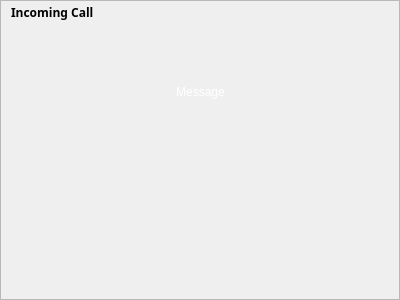
<ui version="4.0" >
 <author></author>
 <comment></comment>
 <exportmacro></exportmacro>
 <class>CallToaster</class>
 <widget class="QWidget" name="CallToaster" >
  <property name="geometry" >
   <rect>
    <x>0</x>
    <y>0</y>
    <width>400</width>
    <height>300</height>
   </rect>
  </property>
  <layout class="QGridLayout" >
   <property name="margin" >
    <number>0</number>
   </property>
   <property name="spacing" >
    <number>0</number>
   </property>
   <item row="0" column="0" >
    <widget class="QFrame" name="windowFrame" >
     <property name="frameShape" >
      <enum>QFrame::StyledPanel</enum>
     </property>
     <property name="frameShadow" >
      <enum>QFrame::Raised</enum>
     </property>
     <layout class="QGridLayout" >
      <property name="margin" >
       <number>0</number>
      </property>
      <property name="spacing" >
       <number>0</number>
      </property>
      <item row="2" column="0" >
       <layout class="QGridLayout" >
        <property name="margin" >
         <number>6</number>
        </property>
        <property name="spacing" >
         <number>0</number>
        </property>
        <item row="0" column="0" >
         <spacer>
          <property name="orientation" >
           <enum>Qt::Horizontal</enum>
          </property>
          <property name="sizeHint" >
           <size>
            <width>40</width>
            <height>20</height>
           </size>
          </property>
         </spacer>
        </item>
        <item row="0" column="3" >
         <widget class="WengoStyleLabel" name="pickUpButton" >
          <property name="frameShape" >
           <enum>QFrame::NoFrame</enum>
          </property>
          <property name="pixmap" >
           <pixmap resource="../../../../resources/wengophone.qrc" >:/pics/toaster/pickup.png</pixmap>
          </property>
         </widget>
        </item>
        <item row="0" column="2" >
         <widget class="WengoStyleLabel" name="hangUpButton" >
          <property name="frameShape" >
           <enum>QFrame::NoFrame</enum>
          </property>
          <property name="pixmap" >
           <pixmap resource="../../../../resources/wengophone.qrc" >:/pics/toaster/hangup.png</pixmap>
          </property>
         </widget>
        </item>
        <item row="0" column="1" >
         <widget class="QLabel" name="pixmapLabel" >
          <property name="alignment" >
           <set>Qt::AlignCenter</set>
          </property>
         </widget>
        </item>
        <item row="0" column="4" >
         <spacer>
          <property name="orientation" >
           <enum>Qt::Horizontal</enum>
          </property>
          <property name="sizeHint" >
           <size>
            <width>40</width>
            <height>20</height>
           </size>
          </property>
         </spacer>
        </item>
       </layout>
      </item>
      <item row="0" column="0" >
       <layout class="QHBoxLayout" >
        <property name="margin" >
         <number>0</number>
        </property>
        <property name="spacing" >
         <number>0</number>
        </property>
        <item>
         <widget class="QLabel" name="titleLabel" >
          <property name="font" >
           <font>
            <family>Sans Serif</family>
            <pointsize>9</pointsize>
            <weight>75</weight>
            <italic>false</italic>
            <bold>true</bold>
            <underline>false</underline>
            <strikeout>false</strikeout>
           </font>
          </property>
          <property name="text" >
           <string>Incoming Call</string>
          </property>
          <property name="indent" >
           <number>10</number>
          </property>
         </widget>
        </item>
        <item>
         <spacer>
          <property name="orientation" >
           <enum>Qt::Horizontal</enum>
          </property>
          <property name="sizeHint" >
           <size>
            <width>40</width>
            <height>20</height>
           </size>
          </property>
         </spacer>
        </item>
        <item>
         <widget class="QToolButton" name="closeButton" >
          <property name="sizePolicy" >
           <sizepolicy>
            <hsizetype>0</hsizetype>
            <vsizetype>0</vsizetype>
            <horstretch>0</horstretch>
            <verstretch>0</verstretch>
           </sizepolicy>
          </property>
          <property name="minimumSize" >
           <size>
            <width>22</width>
            <height>22</height>
           </size>
          </property>
          <property name="maximumSize" >
           <size>
            <width>22</width>
            <height>22</height>
           </size>
          </property>
          <property name="icon" >
           <iconset resource="../../../../resources/wengophone.qrc" >:/pics/close_normal.png</iconset>
          </property>
          <property name="autoRaise" >
           <bool>true</bool>
          </property>
         </widget>
        </item>
       </layout>
      </item>
      <item row="1" column="0" >
       <layout class="QGridLayout" >
        <property name="margin" >
         <number>0</number>
        </property>
        <property name="spacing" >
         <number>0</number>
        </property>
        <item row="0" column="2" >
         <spacer>
          <property name="orientation" >
           <enum>Qt::Horizontal</enum>
          </property>
          <property name="sizeHint" >
           <size>
            <width>40</width>
            <height>20</height>
           </size>
          </property>
         </spacer>
        </item>
        <item row="0" column="0" >
         <spacer>
          <property name="orientation" >
           <enum>Qt::Horizontal</enum>
          </property>
          <property name="sizeHint" >
           <size>
            <width>40</width>
            <height>20</height>
           </size>
          </property>
         </spacer>
        </item>
        <item row="0" column="1" >
         <widget class="QLabel" name="messageLabel" >
          <property name="palette" >
           <palette>
            <active>
             <color>
              <red>255</red>
              <green>255</green>
              <blue>255</blue>
             </color>
             <color>
              <red>212</red>
              <green>208</green>
              <blue>200</blue>
             </color>
             <color>
              <red>255</red>
              <green>255</green>
              <blue>255</blue>
             </color>
             <color>
              <red>234</red>
              <green>229</green>
              <blue>220</blue>
             </color>
             <color>
              <red>128</red>
              <green>128</green>
              <blue>128</blue>
             </color>
             <color>
              <red>141</red>
              <green>139</green>
              <blue>133</blue>
             </color>
             <color>
              <red>0</red>
              <green>0</green>
              <blue>0</blue>
             </color>
             <color>
              <red>255</red>
              <green>255</green>
              <blue>255</blue>
             </color>
             <color>
              <red>0</red>
              <green>0</green>
              <blue>0</blue>
             </color>
             <color>
              <red>255</red>
              <green>255</green>
              <blue>255</blue>
             </color>
             <color>
              <red>212</red>
              <green>208</green>
              <blue>200</blue>
             </color>
             <color>
              <red>64</red>
              <green>64</green>
              <blue>64</blue>
             </color>
             <color>
              <red>10</red>
              <green>36</green>
              <blue>106</blue>
             </color>
             <color>
              <red>255</red>
              <green>255</green>
              <blue>255</blue>
             </color>
             <color>
              <red>0</red>
              <green>0</green>
              <blue>255</blue>
             </color>
             <color>
              <red>255</red>
              <green>0</green>
              <blue>255</blue>
             </color>
             <color>
              <red>232</red>
              <green>232</green>
              <blue>232</blue>
             </color>
            </active>
            <inactive>
             <color>
              <red>255</red>
              <green>255</green>
              <blue>255</blue>
             </color>
             <color>
              <red>212</red>
              <green>208</green>
              <blue>200</blue>
             </color>
             <color>
              <red>255</red>
              <green>255</green>
              <blue>255</blue>
             </color>
             <color>
              <red>234</red>
              <green>229</green>
              <blue>220</blue>
             </color>
             <color>
              <red>128</red>
              <green>128</green>
              <blue>128</blue>
             </color>
             <color>
              <red>141</red>
              <green>139</green>
              <blue>133</blue>
             </color>
             <color>
              <red>0</red>
              <green>0</green>
              <blue>0</blue>
             </color>
             <color>
              <red>255</red>
              <green>255</green>
              <blue>255</blue>
             </color>
             <color>
              <red>0</red>
              <green>0</green>
              <blue>0</blue>
             </color>
             <color>
              <red>255</red>
              <green>255</green>
              <blue>255</blue>
             </color>
             <color>
              <red>212</red>
              <green>208</green>
              <blue>200</blue>
             </color>
             <color>
              <red>64</red>
              <green>64</green>
              <blue>64</blue>
             </color>
             <color>
              <red>212</red>
              <green>208</green>
              <blue>200</blue>
             </color>
             <color>
              <red>0</red>
              <green>0</green>
              <blue>0</blue>
             </color>
             <color>
              <red>0</red>
              <green>0</green>
              <blue>255</blue>
             </color>
             <color>
              <red>255</red>
              <green>0</green>
              <blue>255</blue>
             </color>
             <color>
              <red>232</red>
              <green>232</green>
              <blue>232</blue>
             </color>
            </inactive>
            <disabled>
             <color>
              <red>106</red>
              <green>104</green>
              <blue>100</blue>
             </color>
             <color>
              <red>212</red>
              <green>208</green>
              <blue>200</blue>
             </color>
             <color>
              <red>255</red>
              <green>255</green>
              <blue>255</blue>
             </color>
             <color>
              <red>233</red>
              <green>231</green>
              <blue>227</blue>
             </color>
             <color>
              <red>128</red>
              <green>128</green>
              <blue>128</blue>
             </color>
             <color>
              <red>141</red>
              <green>139</green>
              <blue>133</blue>
             </color>
             <color>
              <red>106</red>
              <green>104</green>
              <blue>100</blue>
             </color>
             <color>
              <red>255</red>
              <green>255</green>
              <blue>255</blue>
             </color>
             <color>
              <red>106</red>
              <green>104</green>
              <blue>100</blue>
             </color>
             <color>
              <red>212</red>
              <green>208</green>
              <blue>200</blue>
             </color>
             <color>
              <red>212</red>
              <green>208</green>
              <blue>200</blue>
             </color>
             <color>
              <red>0</red>
              <green>0</green>
              <blue>0</blue>
             </color>
             <color>
              <red>10</red>
              <green>36</green>
              <blue>106</blue>
             </color>
             <color>
              <red>255</red>
              <green>255</green>
              <blue>255</blue>
             </color>
             <color>
              <red>0</red>
              <green>0</green>
              <blue>255</blue>
             </color>
             <color>
              <red>255</red>
              <green>0</green>
              <blue>255</blue>
             </color>
             <color>
              <red>232</red>
              <green>232</green>
              <blue>232</blue>
             </color>
            </disabled>
           </palette>
          </property>
          <property name="text" >
           <string>Message</string>
          </property>
          <property name="alignment" >
           <set>Qt::AlignCenter</set>
          </property>
         </widget>
        </item>
       </layout>
      </item>
     </layout>
    </widget>
   </item>
  </layout>
 </widget>
 <pixmapfunction></pixmapfunction>
 <customwidgets>
  <customwidget>
   <class>WengoStyleLabel</class>
   <extends>QLabel</extends>
   <header>WengoStyleLabelProxy.h</header>
   <container>0</container>
   <pixmap></pixmap>
  </customwidget>
 </customwidgets>
 <resources>
  <include location="../../../../resources/wengophone.qrc" />
 </resources>
 <connections/>
</ui>
